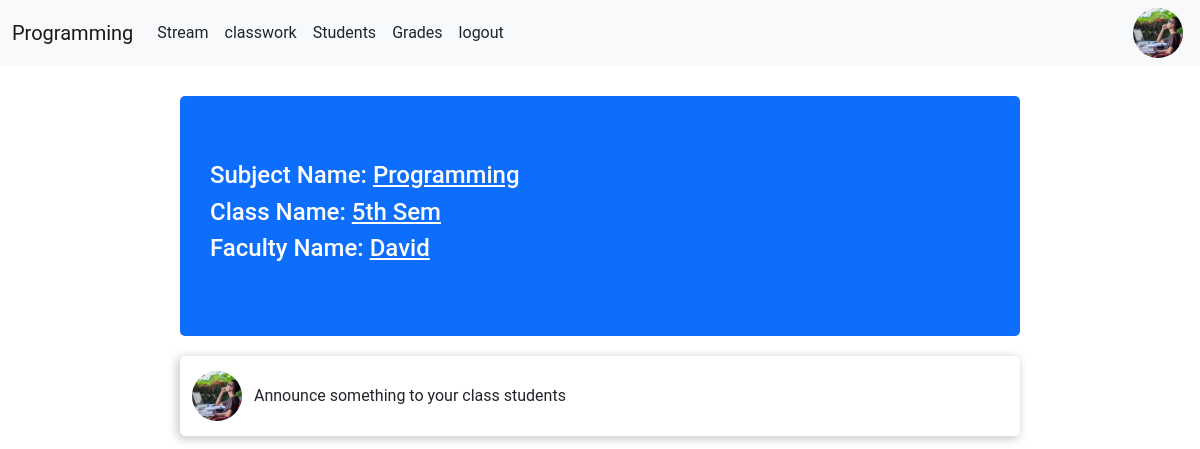
Page /teacher_portal/class_detail/1/ (signed in) on the earlier database version.
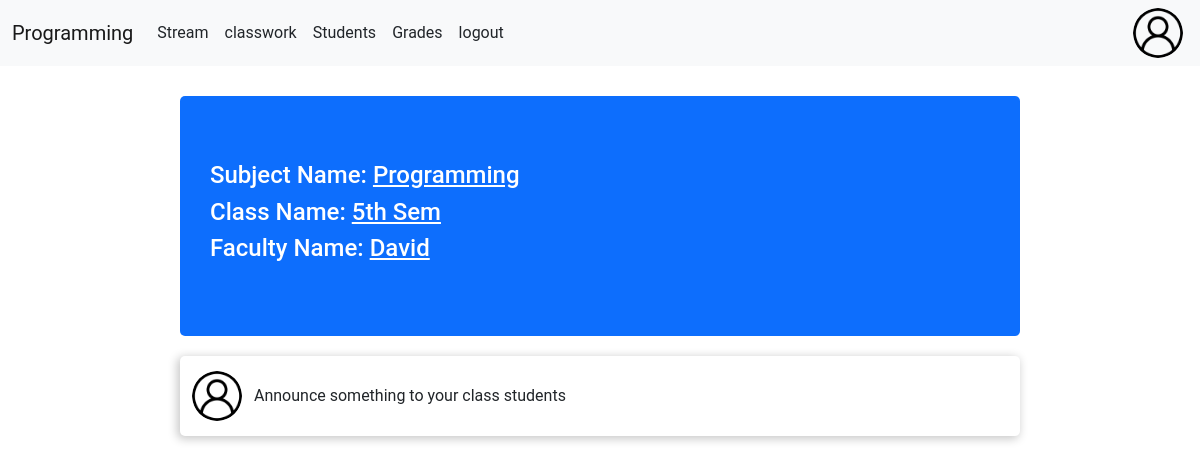
Same page on the later database version.
### TeacherPortal/models.py (models this page shows, shortened)
class CreateClass(models.Model):
    teacher = models.ForeignKey(Teacher,related_name="class_teacher",on_delete=models.CASCADE,null=True)
    student = models.ManyToManyField(Student)
    class_name = models.CharField(max_length=255,null=False)
    section = models.CharField(max_length=255)
    subject_name = models.CharField(max_length=255)

### account/models.py (models this page shows)
class Teacher(models.Model):
    user = models.OneToOneField(User,on_delete=models.CASCADE,primary_key=True,related_name='Teacher')
    name = models.CharField(max_length=250)
    email = models.EmailField(max_length=254)
    phone = models.IntegerField()
    teacher_profile_pic = models.ImageField(upload_to="classroom/teacher_profile_pic",blank=True)
    class_students = models.ManyToManyField(Student)
    def __str__(self):
        return self.name

### TeacherPortal/views.py (the view)
# urls.py: path('class_detail/<int:id>/',views.classDetail ,name='class_detail'),
def classDetail(request,id):
    teacher = Teacher.objects.get(user=request.user)
    context = {
        'class_detail': get_object_or_404(CreateClass, pk=id),
        'teacher':teacher,
        'id':id,
    }
    return render(request,'TeacherPortal/class_detail.html',context)

### TeacherPortal/templates/TeacherPortal/class_detail.html (shortened to what this page needs)
{% extends 'TeacherPortal/base.html' %}
{% load static %}
{% block link %} <link rel="stylesheet" href="{% static './TeacherPortal/css/stream.css' %}"> {% endblock link %}
{% block content %}
    <section>
        <div id="stream">
            <div id="class-detail-container" class="bg-primary">
                <h4>
                    Subject Name: <span style="text-decoration: underline;">{{class_detail.subject_name}}</span>
                </h4>
                <h4>Class Name: <span style="text-decoration: underline;">{{class_detail.class_name}}</span></h4>
                <h4>Faculty Name: <span style="text-decoration: underline;">{{class_detail.teacher}}</span></h4>
            </div>
            <div id="announcement">
                <div id="user-profile-image">
                    <button class="btn border-0">
                        {% if teacher.teacher_profile_pic %}
                            <img  style="width: 50px; height: 50px; border-radius: 50%;" src="{{ teacher.teacher_profile_pic.url }}" alt="profile">
                        {% else %}
                            <img  style="width: 50px; height: 50px; border-radius: 50%;"
                            src="{% static './TeacherPortal/images/user.png' %}"
                            alt="Profile"
                            />
                        {% endif %}
                    </button>
                </div>
                <div id="announcement-text">
                    Announce something to your class students
                </div>
            </div>
        </div>
    </section>
{% endblock content %}

### TeacherPortal/templates/TeacherPortal/base.html (shortened to what this page needs)
{% load static %}
<!doctype html>
<html lang="en">
  <head>
    <link rel="stylesheet" href="{% static './TeacherPortal/css/base.css' %}">
    {% block link %} {% endblock link %}
    <link href="https://cdn.jsdelivr.net/npm/bootstrap@5.2.0/dist/css/bootstrap.min.css" rel="stylesheet">
    <link rel="stylesheet" href="https://cdnjs.cloudflare.com/ajax/libs/font-awesome/4.7.0/css/font-awesome.min.css">
  </head>
  <body>
    <nav class="navbar navbar-expand-lg bg-light">
        <div class="container-fluid">
          <a id="sub-header" class="navbar-brand" href="{% url 'teacher_portal:class_detail' id %}"> {{class_detail.subject_name}} </a>
          <div class="collapse navbar-collapse" id="navbarSupportedContent">
            <ul class="navbar-nav me-auto mb-2 mb-lg-0">
              <li class="nav-item">
                <a class="nav-link text-dark" aria-current="page" href="{% url 'teacher_portal:class_detail' id %}">Stream</a>
              </li>
              <li class="nav-item">
                <a class="nav-link text-dark" aria-current="page" href="{% url 'teacher_portal:classwork' id %}">classwork</a>
              </li>
              <li class="nav-item">
                <a class="nav-link text-dark" href="{% url 'teacher_portal:students' id %}">Students</a>
              </li>
              <li class="nav-item">
                <a class="nav-link text-dark" href="#">Grades</a>
              </li>
              <li class="nav-item">
                <a class="nav-link text-dark" href="{% url 'teacher_portal:logout' %}">logout</a>
              </li>
            </ul>
          </div>
          <div>
              <button style="margin-right:5px;" id="profile-btn">
                {% if teacher.teacher_profile_pic %}
                    <img  style="width: 50px; height: 50px; border-radius: 50%;" src="{{ teacher.teacher_profile_pic.url }}" alt="profile">
                {% else %}
                  <img  style="width: 50px; height: 50px; border-radius: 50%;"
                  src="{% static './TeacherPortal/images/user.png' %}"
                  alt="Profile"
                  />
                {% endif %}
              </button>
           </div>
        </div>
      </nav>
      {% block content %}
      {% endblock content %}
  </body>
</html>

### static/TeacherPortal/css/base.css (style rules this page uses)
* { margin: 0; padding: 0; font-family: "Roboto",Helvetica,Arial,sans-serif; -webkit-font-smoothing: antialiased; }
.navbar { display: flex; justify-content: space-between; }
a { text-decoration: none; color: black; }
#profile-btn { border: none; background: none; }
#profile-btn > img { width: 30px; height: 30px; border-radius: 50%; }

### static/TeacherPortal/css/stream.css (style rules this page uses)
#stream { width: 70%; margin: auto; height: 400px; }
#class-detail-container { width: 100%; height: 15rem; border-radius: 5px; margin-top: 30px; padding: 30px; display: flex; flex-direction: column; justify-content: center; column-gap: 30px; color: white; text-transform: capitalize; }
#announcement { border: none; border-radius: 5px; margin-top: 20px; width: 100%; height: 5rem; -webkit-box-shadow: -2px 2px 10px 1px rgba(201,201,201,1); -moz-box-shadow: -2px 2px 10px 1px rgba(201,201,201,1); box-shadow: -2px 2px 10px 1px rgba(201,201,201,1); display: flex; align-items: center; }
#announcement-text { flex-grow: 2; }

Differences in the rows shown:
no longer on this page (row edited): Teacher: teacher_profile_pic (picture)
